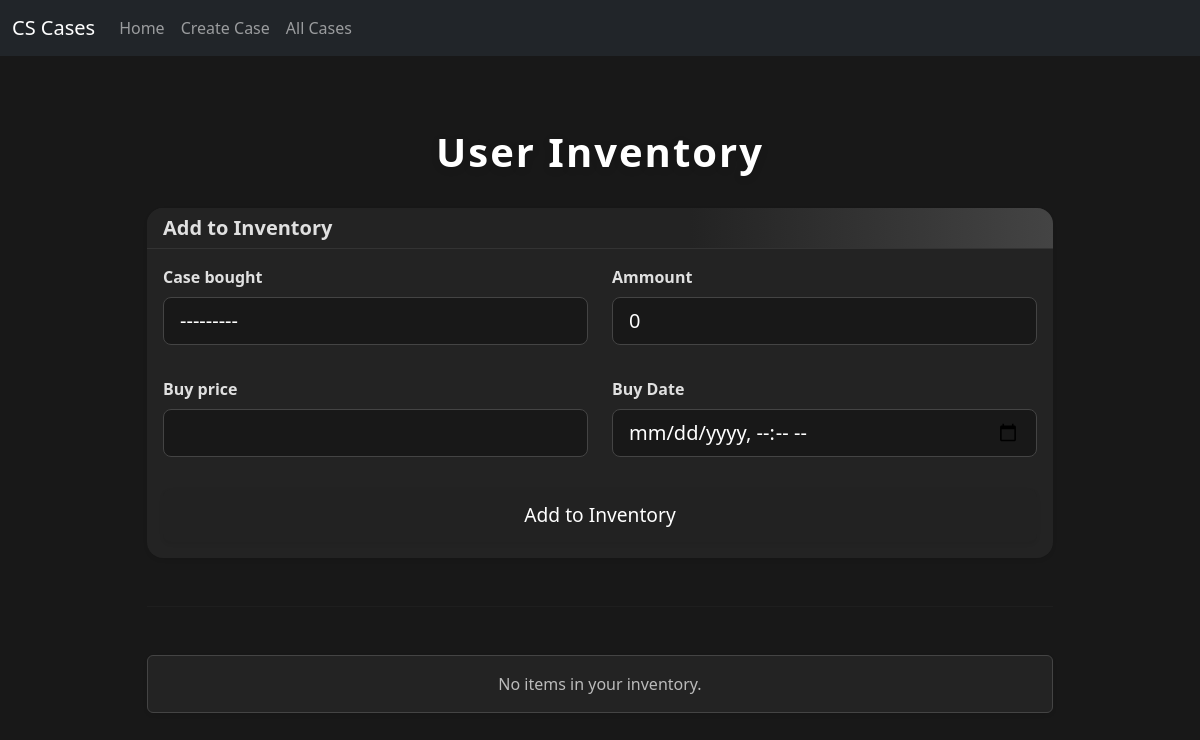
Page /cases/user-inventory/ on the earlier database version.
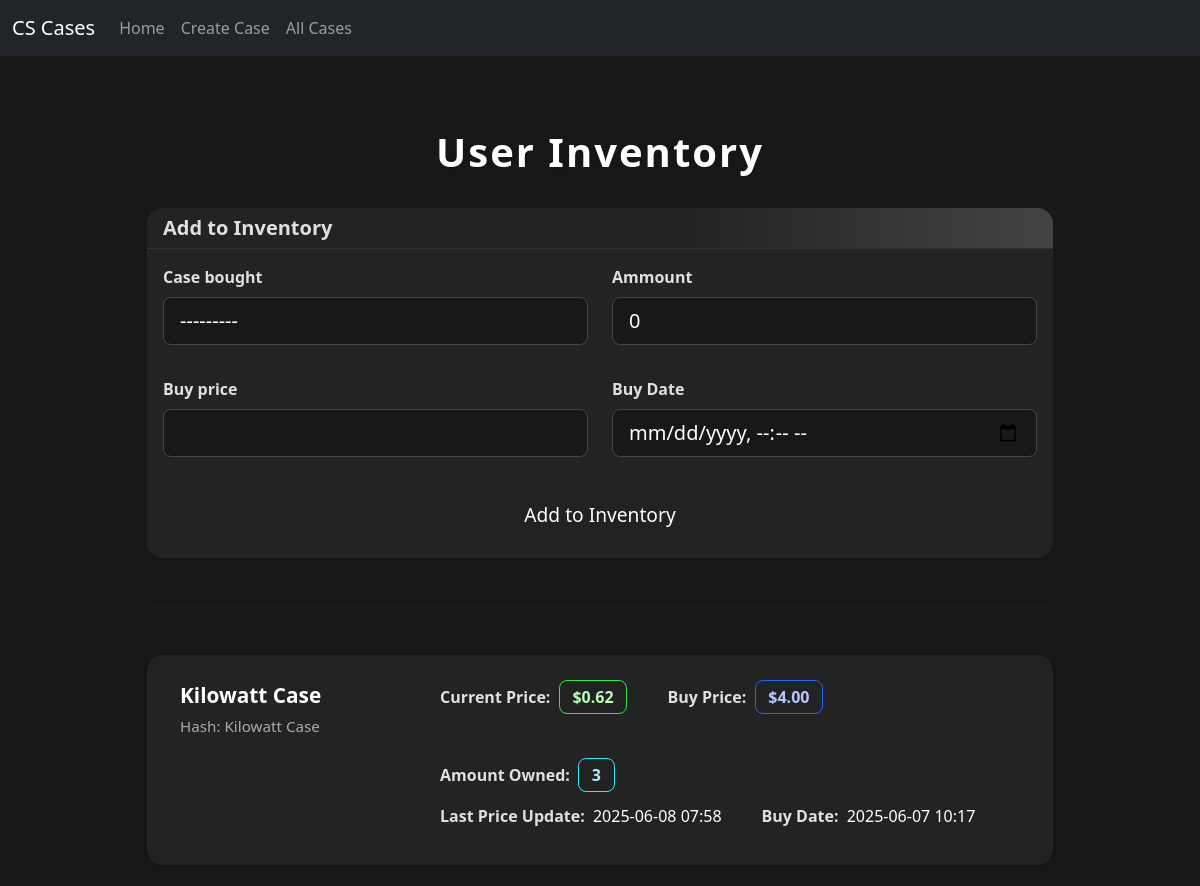
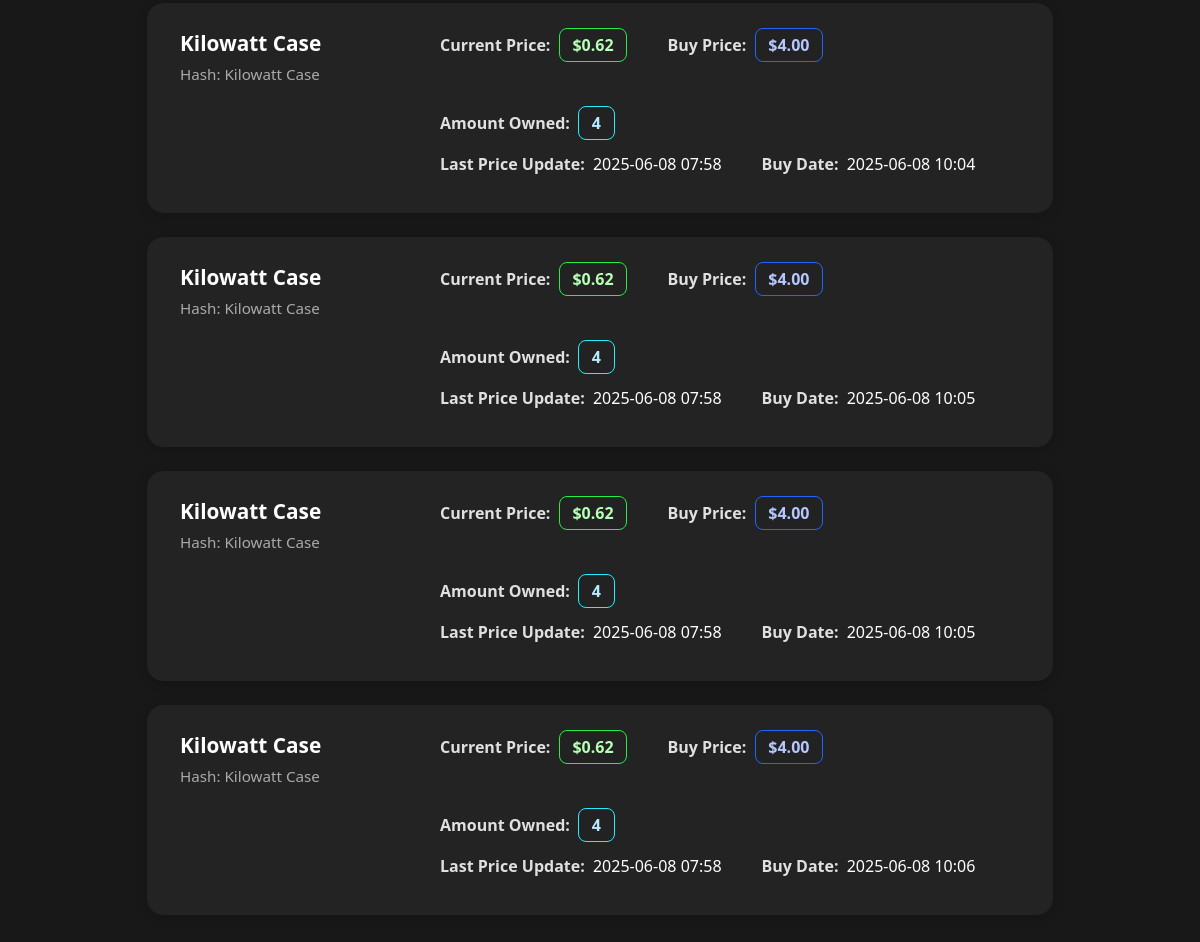
Same page on the later database version (2 pictures, top to bottom).
### base/models.py (models this page shows, shortened)
class UserInventory(models.Model):
    case_bought = models.ForeignKey(CurrentCase, on_delete=models.CASCADE)
    ammount = models.PositiveIntegerField(default=0)
    buy_price = models.DecimalField(max_digits=10, decimal_places=2, null=True, blank=True)
    buy_date = models.DateTimeField()

class CurrentCase(models.Model):
    name = models.CharField(max_length=255, unique=True)
    price = models.DecimalField(max_digits=10, decimal_places=2, null=True, blank=True)
    hash_search = models.CharField(max_length=255, unique=True)
    last_price_update = models.DateTimeField(null=True, blank=True)

### cases/views.py (the view)
# urls.py: path('user-inventory/', InventoryListView.as_view(), name='user_inventory'),
class InventoryListView(ListView):
    model = UserInventory
    template_name = 'user_inventory.html'
    context_object_name = 'inventory'
    def get_queryset(self):
        return UserInventory.objects.all()
    def get_context_data(self, **kwargs):
        context = super().get_context_data(**kwargs)
        context['form'] = UserInventoryForm()
        return context

### cases/forms.py
class UserInventoryForm(forms.ModelForm):
    buy_date = forms.DateTimeField(
        widget=forms.DateTimeInput(attrs={'type': 'datetime-local', 'class': 'form-control form-control-lg'}),
        required=True,
        label="Buy Date"
    )
    class Meta:
        model = UserInventory
        fields = ['case_bought', 'ammount', 'buy_price', 'buy_date']
        widgets = {
            'case_bought': forms.Select(attrs={'class': 'form-control form-control-lg'}),
            'ammount': forms.NumberInput(attrs={'class': 'form-control form-control-lg'}),
            'buy_price': forms.NumberInput(attrs={'class': 'form-control form-control-lg'}),
        }

### cases/templates/user_inventory.html (shortened to what this page needs)
{% extends "base.html" %}
{% block content %}
<div class="container py-5">
    <div class="row justify-content-center">
        <div class="col-lg-10">
            <h1 class="inventory-header text-center fw-bold">User Inventory</h1>
            <div class="card inventory-form-card shadow-sm mb-5">
                <div class="card-header text-white">
                    <h5 class="mb-0 fw-semibold">Add to Inventory</h5>
                </div>
                <div class="card-body">
                    <form method="post" action="{% url 'add_user_inventory' %}">
                        <div class="row g-4">
                            {% for field in form %}
                                <div class="col-md-6">
                                    <div class="mb-2">
                                        <label for="{{ field.id_for_label }}" class="form-label fw-semibold">{{ field.label }}</label>
                                            {{ field }}
                                    </div>
                                </div>
                            {% endfor %}
                        </div>
                        <div class="d-grid mt-4">
                            <button type="submit" class="btn btn-success btn-lg shadow-sm">Add to Inventory</button>
                        </div>
                    </form>
                </div>
            </div>
            <hr class="mb-5">
            <div class="inventory-list">
                {% for item in inventory %}
                <div class="inventory-card-row">
                    <div class="inventory-card-main">
                        <div class="inventory-card-title">{{ item.case_bought.name }}</div>
                        <div class="inventory-card-subtitle">Hash: <span class="text-monospace">{{ item.case_bought.hash_search }}</span></div>
                    </div>
                    <div class="inventory-card-details">
                        <div class="inventory-card-row-inner">
                            <div class="inventory-card-detail">
                                <span class="fw-semibold">Current Price:</span>
                                {% if item.case_bought.price %}
                                    <span class="badge bg-success ms-1">${{ item.case_bought.price }}</span>
                                {% else %}
                                    <span class="badge bg-secondary ms-1">N/A</span>
                                {% endif %}
                            </div>
                            <div class="inventory-card-detail">
                                <span class="fw-semibold">Buy Price:</span>
                                {% if item.buy_price %}
                                    <span class="badge bg-primary ms-1">${{ item.buy_price }}</span>
                                {% else %}
                                    <span class="badge bg-secondary ms-1">N/A</span>
                                {% endif %}
                            </div>
                            <div class="inventory-card-detail">
                                <span class="fw-semibold">Amount Owned:</span>
                                <span class="badge bg-info text-dark ms-1">{{ item.ammount }}</span>
                            </div>
                        </div>
                        <div class="inventory-card-row-inner">
                            <div class="inventory-card-detail">
                                <span class="fw-semibold">Last Price Update:</span>
                                <span class="ms-1">{{ item.case_bought.last_price_update|date:"Y-m-d H:i" }}</span>
                            </div>
                            <div class="inventory-card-detail">
                                <span class="fw-semibold">Buy Date:</span>
                                <span class="ms-1">{{ item.buy_date|date:"Y-m-d H:i" }}</span>
                            </div>
                        </div>
                    </div>
                </div>
                {% empty %}
                <div class="col-12">
                    <div class="alert alert-info text-center shadow-sm">No items in your inventory.</div>
                </div>
                {% endfor %}
            </div>
        </div>
    </div>
</div>
{% endblock %}

### base/templates/base.html (shortened to what this page needs)
<!DOCTYPE html>
<html lang="en">
<head>
    <link href="https://cdn.jsdelivr.net/npm/bootstrap@5.3.3/dist/css/bootstrap.min.css" rel="stylesheet">
</head>
<body>
    <nav class="navbar navbar-expand-lg navbar-dark bg-dark mb-4">
        <div class="container-fluid">
            <a class="navbar-brand" href="/">CS Cases</a>
            <div class="collapse navbar-collapse" id="navbarNav">
                <ul class="navbar-nav">
                    <li class="nav-item">
                        <a class="nav-link" href="{% url 'base' %}">Home</a>
                    </li>
                    <li class="nav-item">
                        <a class="nav-link" href="{% url 'create_case' %}">Create Case</a>
                    </li>
                    <li class="nav-item">
                        <a class="nav-link" href="{% url 'case_list' %}">All Cases</a>
                    </li>
                </ul>
            </div>
        </div>
    </nav>
    <div class="container">
        {% block content %}
        {% endblock %}
    </div>
</body>
</html>

### cases/templates/user_inventory.html (style rules this page uses)
body { background: #181818 !important; }
.inventory-header { letter-spacing: 2px; font-size: 2.5rem; color: #fff; margin-bottom: 2rem; font-family: 'Segoe UI', 'Arial', sans-serif; text-shadow: 0 2px 8px #0002; }
.inventory-form-card { border-radius: 1rem; box-shadow: 0 4px 24px rgba(0,0,0,0.18); border: none; background: #232323; color: #fff; }
.inventory-form-card .card-header { border-radius: 1rem 1rem 0 0; background: linear-gradient(90deg, #232323 60%, #444 100%); color: #fff; border-bottom: 1px solid #333; }
.inventory-form-card .btn-success { font-size: 1.2rem; padding: 0.75rem; border-radius: 0.5rem; background: #222; border: none; color: #fff; transition: background 0.2s; }
.form-label, .form-text, .fw-semibold { color: #e0e0e0 !important; }
.form-control, select, input[type="datetime-local"] { background: #181818 !important; color: #fff !important; border: 1px solid #444 !important; }
.inventory-card-row { border-radius: 1rem; box-shadow: 0 2px 12px rgba(0,0,0,0.18); border: 1px solid #232323; background: #232323; color: #fff; margin-bottom: 1.5rem; padding: 1.5rem 2rem; display: flex; align-items: flex-start; transition: box-shadow 0.2s, border 0.2s; flex-direction: row; flex-wrap: wrap; }
.inventory-card-title { font-size: 1.3rem; color: #fff; font-weight: 700; margin-bottom: 0.25rem; }
.inventory-card-subtitle { font-size: 0.95rem; color: #aaa; margin-bottom: 0.5rem; }
.inventory-card-main { min-width: 220px; max-width: 260px; margin-right: 2.5rem; }
.inventory-card-details { flex: 1; width: 100%; }
.inventory-card-row-inner { display: flex; flex-wrap: wrap; gap: 2.5rem; align-items: center; margin-bottom: 0.5rem; }
.inventory-card-detail { min-width: 160px; margin-bottom: 0.25rem; }
.badge { font-size: 1rem; padding: 0.5em 0.8em; border-radius: 0.5em; background: #111; color: #fff; border: 1px solid #444; }
.bg-success { background: #222 !important; color: #b6ffb6 !important; border: 1px solid #2e4 !important; }
.bg-info { background: #222 !important; color: #b6eaff !important; border: 1px solid #2ef !important; }
.bg-primary { background: #222 !important; color: #b6c7ff !important; border: 1px solid #26f !important; }
hr { border-top: 1px solid #333; }

Differences in the rows shown:
added UserInventory: case_bought.name "Kilowatt Case", case_bought.hash_search "Kilowatt Case", case_bought.price "0.62", buy_price "4.00", ammount "3", case_bought.last_price_update "2025-06-08 07:58", buy_date "2025-06-07 10:17"
added UserInventory: case_bought.name "Kilowatt Case", case_bought.hash_search "Kilowatt Case", case_bought.price "0.62", buy_price "4.00", ammount "4", case_bought.last_price_update "2025-06-08 07:58", buy_date "2025-06-08 10:04"
added UserInventory: case_bought.name "Kilowatt Case", case_bought.hash_search "Kilowatt Case", case_bought.price "0.62", buy_price "4.00", ammount "4", case_bought.last_price_update "2025-06-08 07:58", buy_date "2025-06-08 10:05"
added UserInventory: case_bought.name "Kilowatt Case", case_bought.hash_search "Kilowatt Case", case_bought.price "0.62", buy_price "4.00", ammount "4", case_bought.last_price_update "2025-06-08 07:58", buy_date "2025-06-08 10:05"
added UserInventory: case_bought.name "Kilowatt Case", case_bought.hash_search "Kilowatt Case", case_bought.price "0.62", buy_price "4.00", ammount "4", case_bought.last_price_update "2025-06-08 07:58", buy_date "2025-06-08 10:06"
Other differences:
text no longer shown: "No items in your inventory."
